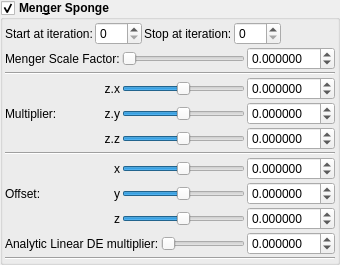
    <widget class="MyGroupBox" name="groupCheck_transf_function_enabled">
     <property name="font">
      <font>
       <weight>75</weight>
       <bold>true</bold>
      </font>
     </property>
     <property name="toolTip">
      <string/>
     </property>
     <property name="title">
      <string>Men&amp;ger Sponge</string>
     </property>
     <property name="checkable">
      <bool>true</bool>
     </property>
     <layout class="QVBoxLayout" name="verticalLayout_30" stretch="0,0,0">
      <property name="spacing">
       <number>2</number>
      </property>
      <property name="leftMargin">
       <number>2</number>
      </property>
      <property name="topMargin">
       <number>2</number>
      </property>
      <property name="rightMargin">
       <number>2</number>
      </property>
      <property name="bottomMargin">
       <number>2</number>
      </property>
      <item>
       <layout class="QGridLayout" name="gridLayout_14">
        <item row="0" column="3">
         <widget class="MySpinBox" name="spinboxInt_transf_stop_iterations_M">
          <property name="sizePolicy">
           <sizepolicy hsizetype="Minimum" vsizetype="Maximum">
            <horstretch>0</horstretch>
            <verstretch>0</verstretch>
           </sizepolicy>
          </property>
          <property name="font">
           <font>
            <weight>50</weight>
            <bold>false</bold>
           </font>
          </property>
          <property name="maximum">
           <number>250</number>
          </property>
         </widget>
        </item>
        <item row="0" column="2">
         <widget class="QLabel" name="label_252">
          <property name="font">
           <font>
            <weight>50</weight>
            <bold>false</bold>
           </font>
          </property>
          <property name="text">
           <string>Stop at iteration:</string>
          </property>
         </widget>
        </item>
        <item row="0" column="4">
         <spacer name="horizontalSpacer_2">
          <property name="orientation">
           <enum>Qt::Horizontal</enum>
          </property>
          <property name="sizeHint" stdset="0">
           <size>
            <width>40</width>
            <height>2</height>
           </size>
          </property>
         </spacer>
        </item>
        <item row="0" column="1">
         <widget class="MySpinBox" name="spinboxInt_transf_start_iterations_M">
          <property name="sizePolicy">
           <sizepolicy hsizetype="Minimum" vsizetype="Maximum">
            <horstretch>0</horstretch>
            <verstretch>0</verstretch>
           </sizepolicy>
          </property>
          <property name="font">
           <font>
            <weight>50</weight>
            <bold>false</bold>
           </font>
          </property>
          <property name="maximum">
           <number>250</number>
          </property>
         </widget>
        </item>
        <item row="0" column="0">
         <widget class="QLabel" name="label_67">
          <property name="font">
           <font>
            <weight>50</weight>
            <bold>false</bold>
           </font>
          </property>
          <property name="text">
           <string>Start at iteration:</string>
          </property>
         </widget>
        </item>
       </layout>
      </item>
      <item>
       <layout class="QGridLayout" name="gridLayout_64">
        <property name="spacing">
         <number>2</number>
        </property>
        <item row="9" column="5">
         <widget class="MyDoubleSpinBox" name="spinbox_transf_scaleA_1">
          <property name="sizePolicy">
           <sizepolicy hsizetype="Minimum" vsizetype="Maximum">
            <horstretch>0</horstretch>
            <verstretch>0</verstretch>
           </sizepolicy>
          </property>
          <property name="font">
           <font>
            <weight>50</weight>
            <bold>false</bold>
           </font>
          </property>
          <property name="prefix">
           <string/>
          </property>
          <property name="suffix">
           <string/>
          </property>
          <property name="decimals">
           <number>6</number>
          </property>
          <property name="minimum">
           <double>-99.989999999999995</double>
          </property>
          <property name="maximum">
           <double>99.989999999999995</double>
          </property>
          <property name="singleStep">
           <double>0.100000000000000</double>
          </property>
         </widget>
        </item>
        <item row="4" column="5">
         <widget class="MyDoubleSpinBox" name="spinbox3_transf_constant_multiplierA_111_z">
          <property name="sizePolicy">
           <sizepolicy hsizetype="Minimum" vsizetype="Maximum">
            <horstretch>0</horstretch>
            <verstretch>0</verstretch>
           </sizepolicy>
          </property>
          <property name="font">
           <font>
            <weight>50</weight>
            <bold>false</bold>
           </font>
          </property>
          <property name="prefix">
           <string/>
          </property>
          <property name="suffix">
           <string/>
          </property>
          <property name="decimals">
           <number>6</number>
          </property>
          <property name="minimum">
           <double>-99.989999999999995</double>
          </property>
          <property name="maximum">
           <double>99.989999999999995</double>
          </property>
          <property name="singleStep">
           <double>0.100000000000000</double>
          </property>
         </widget>
        </item>
        <item row="2" column="1" rowspan="3">
         <widget class="QLabel" name="label_91">
          <property name="font">
           <font>
            <weight>50</weight>
            <bold>false</bold>
           </font>
          </property>
          <property name="text">
           <string>Multiplier:</string>
          </property>
         </widget>
        </item>
        <item row="6" column="2">
         <widget class="QLabel" name="label_120">
          <property name="font">
           <font>
            <weight>50</weight>
            <bold>false</bold>
           </font>
          </property>
          <property name="text">
           <string notr="true">x</string>
          </property>
          <property name="alignment">
           <set>Qt::AlignRight|Qt::AlignTrailing|Qt::AlignVCenter</set>
          </property>
         </widget>
        </item>
        <item row="1" column="1" colspan="5">
         <widget class="Line" name="line_57">
          <property name="orientation">
           <enum>Qt::Horizontal</enum>
          </property>
         </widget>
        </item>
        <item row="3" column="5">
         <widget class="MyDoubleSpinBox" name="spinbox3_transf_constant_multiplierA_111_y">
          <property name="sizePolicy">
           <sizepolicy hsizetype="Minimum" vsizetype="Maximum">
            <horstretch>0</horstretch>
            <verstretch>0</verstretch>
           </sizepolicy>
          </property>
          <property name="font">
           <font>
            <weight>50</weight>
            <bold>false</bold>
           </font>
          </property>
          <property name="prefix">
           <string/>
          </property>
          <property name="suffix">
           <string/>
          </property>
          <property name="decimals">
           <number>6</number>
          </property>
          <property name="minimum">
           <double>-99.989999999999995</double>
          </property>
          <property name="maximum">
           <double>99.989999999999995</double>
          </property>
          <property name="singleStep">
           <double>0.100000000000000</double>
          </property>
         </widget>
        </item>
        <item row="5" column="1" colspan="5">
         <widget class="Line" name="line_56">
          <property name="orientation">
           <enum>Qt::Horizontal</enum>
          </property>
         </widget>
        </item>
        <item row="2" column="2">
         <widget class="QLabel" name="label_93">
          <property name="font">
           <font>
            <weight>50</weight>
            <bold>false</bold>
           </font>
          </property>
          <property name="text">
           <string notr="true">z.x</string>
          </property>
          <property name="alignment">
           <set>Qt::AlignRight|Qt::AlignTrailing|Qt::AlignVCenter</set>
          </property>
          <property name="wordWrap">
           <bool>true</bool>
          </property>
         </widget>
        </item>
        <item row="7" column="2">
         <widget class="QLabel" name="label_121">
          <property name="font">
           <font>
            <weight>50</weight>
            <bold>false</bold>
           </font>
          </property>
          <property name="text">
           <string notr="true">y</string>
          </property>
          <property name="alignment">
           <set>Qt::AlignRight|Qt::AlignTrailing|Qt::AlignVCenter</set>
          </property>
         </widget>
        </item>
        <item row="8" column="5">
         <widget class="MyDoubleSpinBox" name="spinbox3_transf_addition_constantA_000_z">
          <property name="sizePolicy">
           <sizepolicy hsizetype="Minimum" vsizetype="Maximum">
            <horstretch>0</horstretch>
            <verstretch>0</verstretch>
           </sizepolicy>
          </property>
          <property name="font">
           <font>
            <weight>50</weight>
            <bold>false</bold>
           </font>
          </property>
          <property name="prefix">
           <string/>
          </property>
          <property name="suffix">
           <string/>
          </property>
          <property name="decimals">
           <number>6</number>
          </property>
          <property name="minimum">
           <double>-99.989999999999995</double>
          </property>
          <property name="maximum">
           <double>99.989999999999995</double>
          </property>
          <property name="singleStep">
           <double>0.100000000000000</double>
          </property>
         </widget>
        </item>
        <item row="6" column="5">
         <widget class="MyDoubleSpinBox" name="spinbox3_transf_addition_constantA_000_x">
          <property name="sizePolicy">
           <sizepolicy hsizetype="Minimum" vsizetype="Maximum">
            <horstretch>0</horstretch>
            <verstretch>0</verstretch>
           </sizepolicy>
          </property>
          <property name="font">
           <font>
            <weight>50</weight>
            <bold>false</bold>
           </font>
          </property>
          <property name="prefix">
           <string/>
          </property>
          <property name="suffix">
           <string/>
          </property>
          <property name="decimals">
           <number>6</number>
          </property>
          <property name="minimum">
           <double>-99.989999999999995</double>
          </property>
          <property name="maximum">
           <double>99.989999999999995</double>
          </property>
          <property name="singleStep">
           <double>0.100000000000000</double>
          </property>
         </widget>
        </item>
        <item row="7" column="5">
         <widget class="MyDoubleSpinBox" name="spinbox3_transf_addition_constantA_000_y">
          <property name="sizePolicy">
           <sizepolicy hsizetype="Minimum" vsizetype="Maximum">
            <horstretch>0</horstretch>
            <verstretch>0</verstretch>
           </sizepolicy>
          </property>
          <property name="font">
           <font>
            <weight>50</weight>
            <bold>false</bold>
           </font>
          </property>
          <property name="prefix">
           <string/>
          </property>
          <property name="suffix">
           <string/>
          </property>
          <property name="decimals">
           <number>6</number>
          </property>
          <property name="minimum">
           <double>-99.989999999999995</double>
          </property>
          <property name="maximum">
           <double>99.989999999999995</double>
          </property>
          <property name="singleStep">
           <double>0.100000000000000</double>
          </property>
         </widget>
        </item>
        <item row="8" column="2">
         <widget class="QLabel" name="label_122">
          <property name="font">
           <font>
            <weight>50</weight>
            <bold>false</bold>
           </font>
          </property>
          <property name="text">
           <string notr="true">z</string>
          </property>
          <property name="alignment">
           <set>Qt::AlignRight|Qt::AlignTrailing|Qt::AlignVCenter</set>
          </property>
         </widget>
        </item>
        <item row="0" column="1" colspan="2">
         <widget class="QLabel" name="label_64">
          <property name="font">
           <font>
            <weight>50</weight>
            <bold>false</bold>
           </font>
          </property>
          <property name="text">
           <string>Menger Scale Factor:</string>
          </property>
         </widget>
        </item>
        <item row="0" column="5">
         <widget class="MyDoubleSpinBox" name="spinbox_transf_scale_3">
          <property name="sizePolicy">
           <sizepolicy hsizetype="Minimum" vsizetype="Maximum">
            <horstretch>0</horstretch>
            <verstretch>0</verstretch>
           </sizepolicy>
          </property>
          <property name="font">
           <font>
            <weight>50</weight>
            <bold>false</bold>
           </font>
          </property>
          <property name="prefix">
           <string/>
          </property>
          <property name="suffix">
           <string/>
          </property>
          <property name="decimals">
           <number>6</number>
          </property>
          <property name="minimum">
           <double>-99.989999999999995</double>
          </property>
          <property name="maximum">
           <double>99.989999999999995</double>
          </property>
          <property name="singleStep">
           <double>0.100000000000000</double>
          </property>
         </widget>
        </item>
        <item row="4" column="2">
         <widget class="QLabel" name="label_98">
          <property name="font">
           <font>
            <weight>50</weight>
            <bold>false</bold>
           </font>
          </property>
          <property name="text">
           <string notr="true">z.z</string>
          </property>
          <property name="alignment">
           <set>Qt::AlignRight|Qt::AlignTrailing|Qt::AlignVCenter</set>
          </property>
         </widget>
        </item>
        <item row="2" column="5">
         <widget class="MyDoubleSpinBox" name="spinbox3_transf_constant_multiplierA_111_x">
          <property name="sizePolicy">
           <sizepolicy hsizetype="Minimum" vsizetype="Maximum">
            <horstretch>0</horstretch>
            <verstretch>0</verstretch>
           </sizepolicy>
          </property>
          <property name="font">
           <font>
            <weight>50</weight>
            <bold>false</bold>
           </font>
          </property>
          <property name="prefix">
           <string/>
          </property>
          <property name="suffix">
           <string/>
          </property>
          <property name="decimals">
           <number>6</number>
          </property>
          <property name="minimum">
           <double>-99.989999999999995</double>
          </property>
          <property name="maximum">
           <double>99.989999999999995</double>
          </property>
          <property name="singleStep">
           <double>0.100000000000000</double>
          </property>
         </widget>
        </item>
        <item row="9" column="1" colspan="3">
         <widget class="QLabel" name="label_176">
          <property name="font">
           <font>
            <weight>50</weight>
            <bold>false</bold>
           </font>
          </property>
          <property name="text">
           <string>Analytic Linear DE multiplier:</string>
          </property>
         </widget>
        </item>
        <item row="6" column="1" rowspan="3">
         <widget class="QLabel" name="label_255">
          <property name="font">
           <font>
            <weight>50</weight>
            <bold>false</bold>
           </font>
          </property>
          <property name="text">
           <string>Offset:</string>
          </property>
         </widget>
        </item>
        <item row="3" column="2">
         <widget class="QLabel" name="label_90">
          <property name="font">
           <font>
            <weight>50</weight>
            <bold>false</bold>
           </font>
          </property>
          <property name="text">
           <string notr="true">z.y</string>
          </property>
          <property name="alignment">
           <set>Qt::AlignRight|Qt::AlignTrailing|Qt::AlignVCenter</set>
          </property>
         </widget>
        </item>
        <item row="9" column="4">
         <widget class="QSlider" name="slider_transf_scaleA_1">
          <property name="sizePolicy">
           <sizepolicy hsizetype="Expanding" vsizetype="Maximum">
            <horstretch>0</horstretch>
            <verstretch>0</verstretch>
           </sizepolicy>
          </property>
          <property name="minimum">
           <number>0</number>
          </property>
          <property name="maximum">
           <number>2000000</number>
          </property>
          <property name="value">
           <number>0</number>
          </property>
          <property name="sliderPosition">
           <number>0</number>
          </property>
          <property name="orientation">
           <enum>Qt::Horizontal</enum>
          </property>
         </widget>
        </item>
        <item row="0" column="3" colspan="2">
         <widget class="QSlider" name="slider_transf_scale_3">
          <property name="sizePolicy">
           <sizepolicy hsizetype="Preferred" vsizetype="Preferred">
            <horstretch>0</horstretch>
            <verstretch>0</verstretch>
           </sizepolicy>
          </property>
          <property name="minimum">
           <number>0</number>
          </property>
          <property name="maximum">
           <number>10000000</number>
          </property>
          <property name="singleStep">
           <number>1</number>
          </property>
          <property name="orientation">
           <enum>Qt::Horizontal</enum>
          </property>
         </widget>
        </item>
        <item row="2" column="3" colspan="2">
         <widget class="QSlider" name="slider3_transf_constant_multiplierA_111_x">
          <property name="sizePolicy">
           <sizepolicy hsizetype="Preferred" vsizetype="Preferred">
            <horstretch>0</horstretch>
            <verstretch>0</verstretch>
           </sizepolicy>
          </property>
          <property name="minimum">
           <number>-5000000</number>
          </property>
          <property name="maximum">
           <number>5000000</number>
          </property>
          <property name="singleStep">
           <number>1</number>
          </property>
          <property name="orientation">
           <enum>Qt::Horizontal</enum>
          </property>
         </widget>
        </item>
        <item row="3" column="3" colspan="2">
         <widget class="QSlider" name="slider3_transf_constant_multiplierA_111_y">
          <property name="sizePolicy">
           <sizepolicy hsizetype="Expanding" vsizetype="Maximum">
            <horstretch>0</horstretch>
            <verstretch>0</verstretch>
           </sizepolicy>
          </property>
          <property name="minimum">
           <number>-5000000</number>
          </property>
          <property name="maximum">
           <number>5000000</number>
          </property>
          <property name="singleStep">
           <number>1</number>
          </property>
          <property name="orientation">
           <enum>Qt::Horizontal</enum>
          </property>
         </widget>
        </item>
        <item row="4" column="3" colspan="2">
         <widget class="QSlider" name="slider3_transf_constant_multiplierA_111_z">
          <property name="sizePolicy">
           <sizepolicy hsizetype="Expanding" vsizetype="Maximum">
            <horstretch>0</horstretch>
            <verstretch>0</verstretch>
           </sizepolicy>
          </property>
          <property name="minimum">
           <number>-5000000</number>
          </property>
          <property name="maximum">
           <number>5000000</number>
          </property>
          <property name="singleStep">
           <number>1</number>
          </property>
          <property name="orientation">
           <enum>Qt::Horizontal</enum>
          </property>
         </widget>
        </item>
        <item row="6" column="3" colspan="2">
         <widget class="QSlider" name="slider3_transf_addition_constantA_000_x">
          <property name="sizePolicy">
           <sizepolicy hsizetype="Preferred" vsizetype="Preferred">
            <horstretch>0</horstretch>
            <verstretch>0</verstretch>
           </sizepolicy>
          </property>
          <property name="minimum">
           <number>-5000000</number>
          </property>
          <property name="maximum">
           <number>5000000</number>
          </property>
          <property name="singleStep">
           <number>1</number>
          </property>
          <property name="orientation">
           <enum>Qt::Horizontal</enum>
          </property>
         </widget>
        </item>
        <item row="7" column="3" colspan="2">
         <widget class="QSlider" name="slider3_transf_addition_constantA_000_y">
          <property name="sizePolicy">
           <sizepolicy hsizetype="Expanding" vsizetype="Maximum">
            <horstretch>0</horstretch>
            <verstretch>0</verstretch>
           </sizepolicy>
          </property>
          <property name="minimum">
           <number>-5000000</number>
          </property>
          <property name="maximum">
           <number>5000000</number>
          </property>
          <property name="singleStep">
           <number>1</number>
          </property>
          <property name="orientation">
           <enum>Qt::Horizontal</enum>
          </property>
         </widget>
        </item>
        <item row="8" column="3" colspan="2">
         <widget class="QSlider" name="slider3_transf_addition_constantA_000_z">
          <property name="sizePolicy">
           <sizepolicy hsizetype="Expanding" vsizetype="Maximum">
            <horstretch>0</horstretch>
            <verstretch>0</verstretch>
           </sizepolicy>
          </property>
          <property name="minimum">
           <number>-5000000</number>
          </property>
          <property name="maximum">
           <number>5000000</number>
          </property>
          <property name="singleStep">
           <number>1</number>
          </property>
          <property name="orientation">
           <enum>Qt::Horizontal</enum>
          </property>
         </widget>
        </item>
       </layout>
      </item>
      <item>
       <widget class="Line" name="line_5">
        <property name="orientation">
         <enum>Qt::Horizontal</enum>
        </property>
       </widget>
      </item>
     </layout>
    </widget>
